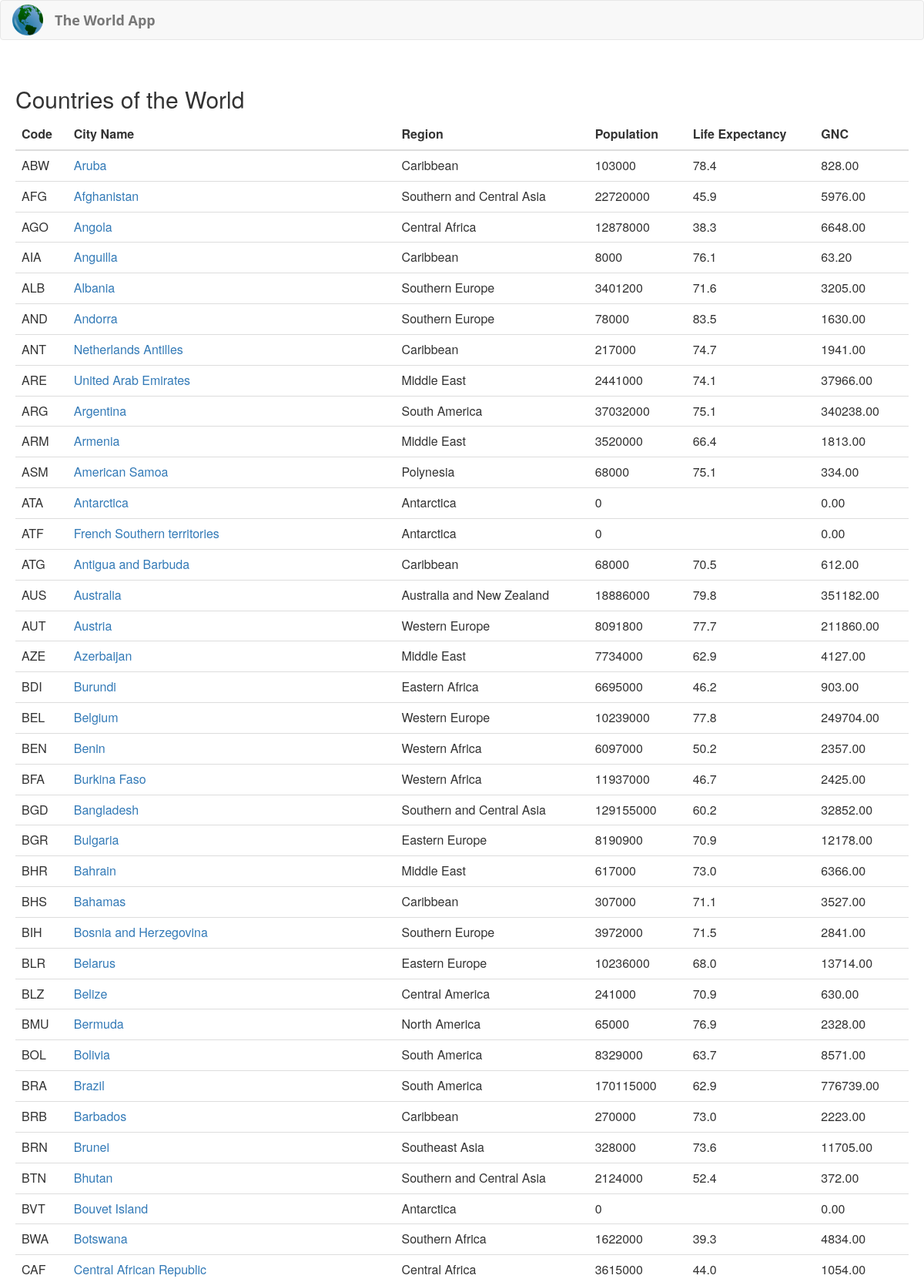
The page / (upper part) on the database its author committed.
### tables this page shows
CREATE TABLE `country` (
  `Code` char(3) NOT NULL DEFAULT '',
  `Name` char(52) NOT NULL DEFAULT '',
  `Continent` enum('Asia','Europe','North America','Africa','Oceania','Antarctica','South America') NOT NULL DEFAULT 'Asia',
  `Region` char(26) NOT NULL DEFAULT '',
  `SurfaceArea` float(10,2) NOT NULL DEFAULT '0.00',
  `IndepYear` smallint(6) DEFAULT NULL,
  `Population` int(11) NOT NULL DEFAULT '0',
  `LifeExpectancy` float(3,1) DEFAULT NULL,
  `GNP` float(10,2) DEFAULT NULL,
  `GNPOld` float(10,2) DEFAULT NULL,
  `LocalName` char(45) NOT NULL DEFAULT '',
  `GovernmentForm` char(45) NOT NULL DEFAULT '',
  `HeadOfState` char(60) DEFAULT NULL,
  `Capital` int(11) DEFAULT NULL,
  `Code2` char(2) NOT NULL DEFAULT ''
);

### inc/database.php (called while the page is built, shortened)
<?php
class Database
{
	protected $user;
	protected $pass;
	protected $hostName;
	protected $databaseName;
	public function __construct($hostName, $user, $pass, $database)
    {
		$this->hostName = $hostName;
		$this->user = $user;
		$this->pass = $pass;
        $this->databaseName = $database;
    }
	private function Connect() {
		$databaseConnection = new mysqli($this->hostName, $this->user, $this->pass, $this->databaseName);
		return $databaseConnection;
	}
	public function GetCountries() {
		$conn = $this->Connect();
		$sql = "SELECT Code, Name, Continent, Region, Population, LifeExpectancy, GNP FROM country";
		$result = $conn->query($sql);
		$results = [];
		if ($result->num_rows > 0) {
			while($row = $result->fetch_assoc()) {
				$results[] = $row;
			}
		}
		return $results;
	}
}

### index.php (the view, shortened to what this page needs)
<?php
include 'inc/database.php';
$worldDatabase = new Database("localhost", "mysql_user", "123", "world");
$baseUrl = "http://localhost/phpapp/";
?>
<html>
<head>
<link href="https://maxcdn.bootstrapcdn.com/bootstrap/3.3.7/css/bootstrap.min.css" rel="stylesheet">
<link href="./styles/style.css" rel="stylesheet">
</head>
<body>
<nav class="navbar navbar-default">
  <div class="container-fluid">
    <div class="navbar-header">
      <a class="navbar-brand" href="<?=$baseUrl?>">
        <img alt="Brand" src="images/earth-147591.png" class="app-logo">
        <div class="app-heading">The World App</div>
      </a>
    </div>
  </div>
</nav>
<div class="container-fluid">
	<div class="row">
		<div class=".col-xs-12 .col-md-8 world-app-content">
			<h2 id="all-countries">Countries of the World</h2>
			<div id="data-table">
				<table class="table">
					<thead>
						<tr>
							<th>Code</th>
							<th>City Name</th>
							<th>Region</th>
							<th>Population</th>
							<th>Life Expectancy</th>
							<th>GNC</th>
						</tr>
					</thead>
					<tbody>
						<?php
						$allCountries = $worldDatabase->GetCountries();
						foreach($allCountries as $aCountry)
						{
								$code = $aCountry["Code"];
								echo "<tr>"
								."<td>".$code."</td>"
								."<td>"."<a href=\"#\" onclick=\"selectCountry('$code')\">".$aCountry["Name"]."</a></td>"
								."<td>".$aCountry["Region"]."</td>"
								."<td>".$aCountry["Population"]."</td>"
								."<td>".$aCountry["LifeExpectancy"]."</td>"
								."<td>".$aCountry["GNP"]."</td>"
								."</tr>";
						}
						?>
					</tbody>
				</table>
			</div>
		</div>
	</div>
</div>
</body>
</html>

### styles/style.css (style rules this page uses)
.navbar-brand { padding: 5px 15px; }
.app-heading { float: left; margin-top: 10px; margin-left: 15px; font-weight:bold; font-family:Open sans, sans-serif; }
.app-logo { max-height:40px; float:left; }
.world-app-content { padding:20px; }

### rows shown on the page
country: Code "ABW", Name "Aruba", Region "Caribbean", Population "103000", LifeExpectancy "78.4", GNP "828.00"
country: Code "AFG", Name "Afghanistan", Region "Southern and Central Asia", Population "22720000", LifeExpectancy "45.9", GNP "5976.00"
country: Code "AGO", Name "Angola", Region "Central Africa", Population "12878000", LifeExpectancy "38.3", GNP "6648.00"
country: Code "AIA", Name "Anguilla", Region "Caribbean", Population "8000", LifeExpectancy "76.1", GNP "63.20"
country: Code "ALB", Name "Albania", Region "Southern Europe", Population "3401200", LifeExpectancy "71.6", GNP "3205.00"
country: Code "AND", Name "Andorra", Region "Southern Europe", Population "78000", LifeExpectancy "83.5", GNP "1630.00"
country: Code "ANT", Name "Netherlands Antilles", Region "Caribbean", Population "217000", LifeExpectancy "74.7", GNP "1941.00"
country: Code "ARE", Name "United Arab Emirates", Region "Middle East", Population "2441000", LifeExpectancy "74.1", GNP "37966.00"
country: Code "ARG", Name "Argentina", Region "South America", Population "37032000", LifeExpectancy "75.1", GNP "340238.00"
country: Code "ARM", Name "Armenia", Region "Middle East", Population "3520000", LifeExpectancy "66.4", GNP "1813.00"
country: Code "ASM", Name "American Samoa", Region "Polynesia", Population "68000", LifeExpectancy "75.1", GNP "334.00"
country: Code "ATA", Name "Antarctica", Region "Antarctica", Population "0", GNP "0.00"
country: Code "ATF", Name "French Southern territories", Region "Antarctica", Population "0", GNP "0.00"
country: Code "ATG", Name "Antigua and Barbuda", Region "Caribbean", Population "68000", LifeExpectancy "70.5", GNP "612.00"
country: Code "AUS", Name "Australia", Region "Australia and New Zealand", Population "18886000", LifeExpectancy "79.8", GNP "351182.00"
country: Code "AUT", Name "Austria", Region "Western Europe", Population "8091800", LifeExpectancy "77.7", GNP "211860.00"
country: Code "AZE", Name "Azerbaijan", Region "Middle East", Population "7734000", LifeExpectancy "62.9", GNP "4127.00"
country: Code "BDI", Name "Burundi", Region "Eastern Africa", Population "6695000", LifeExpectancy "46.2", GNP "903.00"
country: Code "BEL", Name "Belgium", Region "Western Europe", Population "10239000", LifeExpectancy "77.8", GNP "249704.00"
country: Code "BEN", Name "Benin", Region "Western Africa", Population "6097000", LifeExpectancy "50.2", GNP "2357.00"
country: Code "BFA", Name "Burkina Faso", Region "Western Africa", Population "11937000", LifeExpectancy "46.7", GNP "2425.00"
country: Code "BGD", Name "Bangladesh", Region "Southern and Central Asia", Population "129155000", LifeExpectancy "60.2", GNP "32852.00"
country: Code "BGR", Name "Bulgaria", Region "Eastern Europe", Population "8190900", LifeExpectancy "70.9", GNP "12178.00"
country: Code "BHR", Name "Bahrain", Region "Middle East", Population "617000", LifeExpectancy "73.0", GNP "6366.00"
country: Code "BHS", Name "Bahamas", Region "Caribbean", Population "307000", LifeExpectancy "71.1", GNP "3527.00"
country: Code "BIH", Name "Bosnia and Herzegovina", Region "Southern Europe", Population "3972000", LifeExpectancy "71.5", GNP "2841.00"
country: Code "BLR", Name "Belarus", Region "Eastern Europe", Population "10236000", LifeExpectancy "68.0", GNP "13714.00"
country: Code "BLZ", Name "Belize", Region "Central America", Population "241000", LifeExpectancy "70.9", GNP "630.00"
country: Code "BMU", Name "Bermuda", Region "North America", Population "65000", LifeExpectancy "76.9", GNP "2328.00"
country: Code "BOL", Name "Bolivia", Region "South America", Population "8329000", LifeExpectancy "63.7", GNP "8571.00"
country: Code "BRA", Name "Brazil", Region "South America", Population "170115000", LifeExpectancy "62.9", GNP "776739.00"
country: Code "BRB", Name "Barbados", Region "Caribbean", Population "270000", LifeExpectancy "73.0", GNP "2223.00"
country: Code "BRN", Name "Brunei", Region "Southeast Asia", Population "328000", LifeExpectancy "73.6", GNP "11705.00"
country: Code "BTN", Name "Bhutan", Region "Southern and Central Asia", Population "2124000", LifeExpectancy "52.4", GNP "372.00"
country: Code "BVT", Name "Bouvet Island", Region "Antarctica", Population "0", GNP "0.00"
country: Code "BWA", Name "Botswana", Region "Southern Africa", Population "1622000", LifeExpectancy "39.3", GNP "4834.00"
country: Code "CAF", Name "Central African Republic", Region "Central Africa", Population "3615000", LifeExpectancy "44.0", GNP "1054.00"
